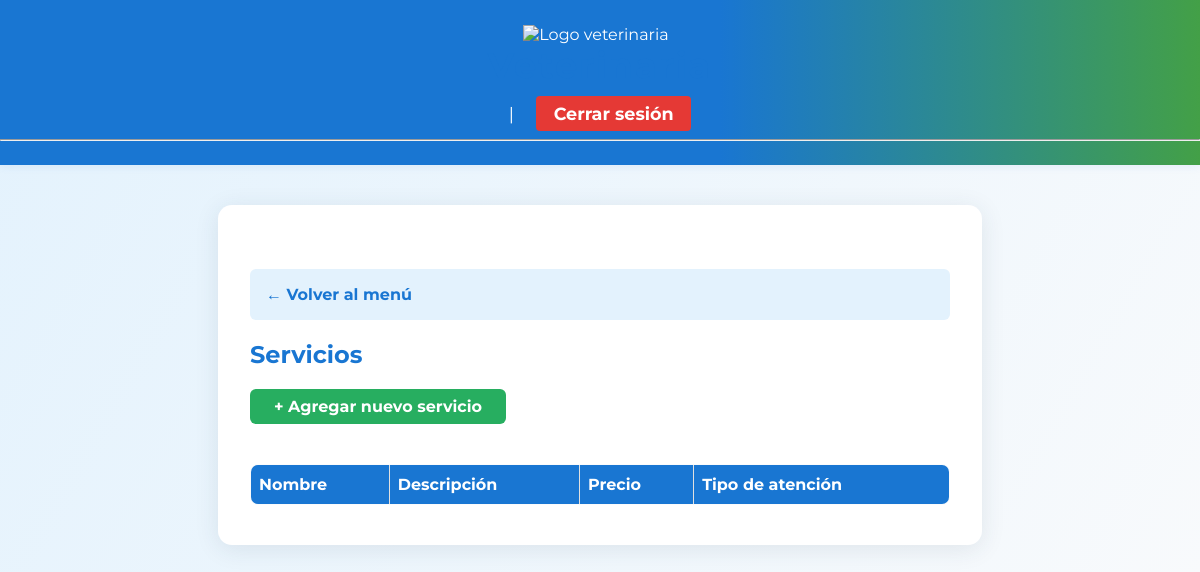
/manage_services (signed in), run on an earlier commit of the app's database.
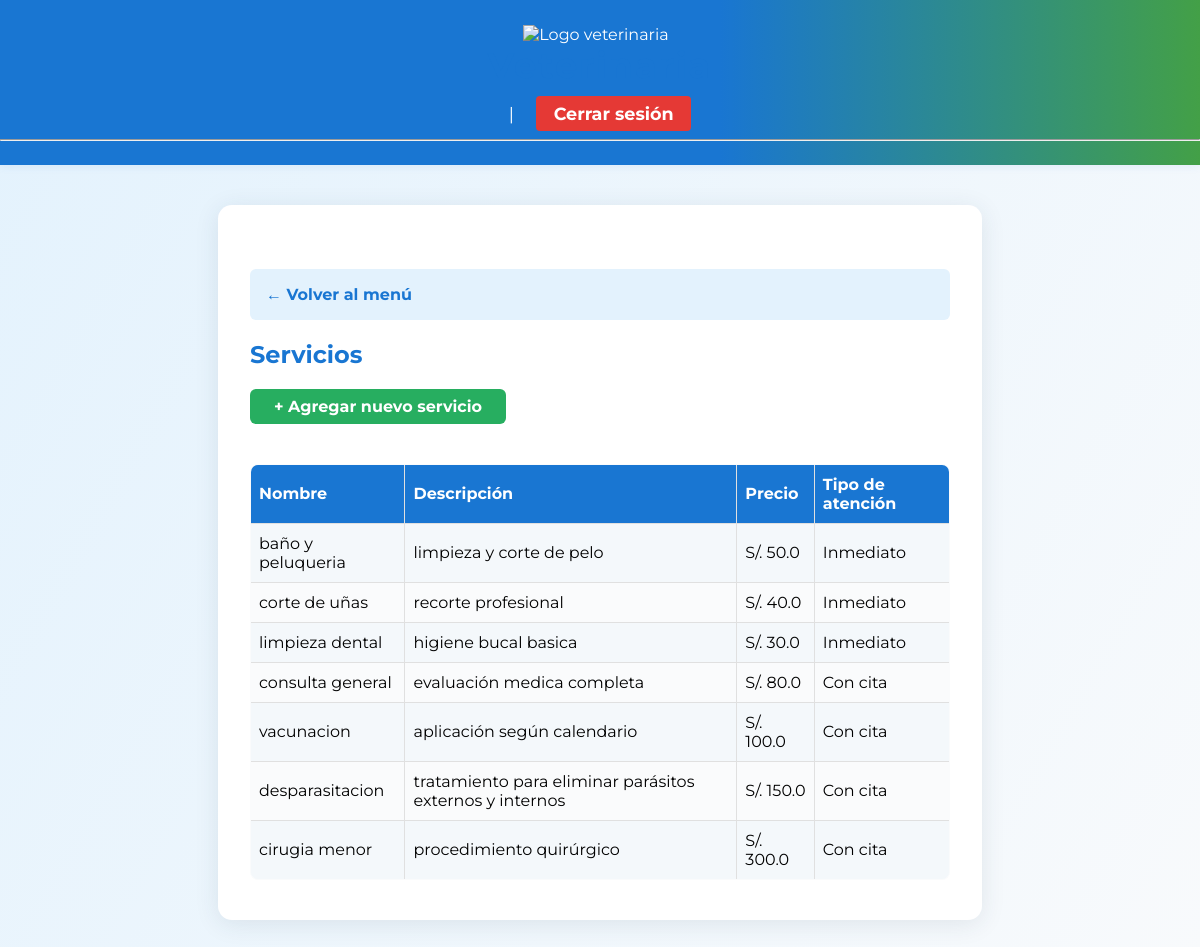
And on a later commit of the database.
### app/models.py (models this page shows)
class Service(db.Model):
    id = db.Column(db.Integer, primary_key=True)
    name = db.Column(db.String(100), nullable=False)
    description = db.Column(db.String(255))
    price = db.Column(db.Float, nullable=False)
    attention_type = db.Column(db.String(20), nullable=False)  # 'inmediato' o 'cita'
    appointments = db.relationship('Appointment', backref='service', lazy=True)

### app/routes.py (the view)
@bp.route('/manage_services')
@login_required
def manage_services():
    if current_user.role != 'admin':
        flash('Acceso denegado.')
        return redirect(url_for('main.index'))
    services = Service.query.all()
    return render_template('manage_services.html', services=services, show_back_menu=True)

### app/models.py (called while the page is built)
@login_manager.user_loader
def load_user(user_id):
    return User.query.get(int(user_id))

### app/templates/manage_services.html (shortened to what this page needs)
{% extends "base.html" %}
{% block content %}
<h2>Servicios</h2>
<a href="{{ url_for('main.create_service') }}" style="display:inline-block; margin-bottom:1em; background:#27ae60; color:#fff; padding:0.5em 1.5em; border-radius:6px; text-decoration:none; font-weight:bold;">+ Agregar nuevo servicio</a>
<table border="1" cellpadding="5">
    <tr>
        <th>Nombre</th>
        <th>Descripción</th>
        <th>Precio</th>
        <th>Tipo de atención</th>
    </tr>
    {% for service in services %}
    <tr>
        <td>{{ service.name }}</td>
        <td>{{ service.description }}</td>
        <td>S/. {{ service.price }}</td>
        <td>{{ 'Inmediato' if service.attention_type == 'inmediato' else 'Con cita' }}</td>
    </tr>
    {% endfor %}
</table>
{% endblock %}

### app/templates/base.html (shortened to what this page needs)
<!DOCTYPE html>
<html lang="es">
<head>
</head>
<body>
    <header>
        <img src="https://cdn-icons-png.flaticon.com/512/616/616408.png" alt="Logo veterinaria">
        <h1>Veterinaria</h1>
        {% if current_user.is_authenticated %}
            <p>
                | <a href="{{ url_for('main.logout') }}" class="logout-btn">Cerrar sesión</a>
            </p>
        {% endif %}
        <hr>
    </header>
    <main>
        {% if current_user.is_authenticated and show_back_menu %}
            <nav>
                <a href="{% if current_user.role == 'admin' %}
                            {{ url_for('main.admin_dashboard') }}
                         {% elif current_user.role == 'receptionist' %}
                            {{ url_for('main.receptionist_dashboard') }}
                         {% elif current_user.role == 'vet' %}
                            {{ url_for('main.vet_dashboard') }}
                         {% endif %}" style="font-weight:bold;">
                    &#8592; Volver al menú
                </a>
            </nav>
        {% endif %}
        {% block content %}{% endblock %}
    </main>
</body>
</html>

### app/templates/base.html (style rules this page uses)
body { font-family: 'Montserrat', Arial, sans-serif; background: linear-gradient(120deg, #e3f2fd 0%, #f8fafc 100%); margin: 0; padding: 0; }
header { background: linear-gradient(90deg, #1976d2 60%, #43a047 100%); color: #fff; padding: 1.5em 0 1em 0; box-shadow: 0 2px 8px rgba(25, 118, 210, 0.08); text-align: center; }
header h1 { margin: 0; font-size: 2.2em; letter-spacing: 2px; }
header img { vertical-align: middle; width: 48px; margin-right: 0.5em; }
header p { margin: 0.5em 0 0 0; font-size: 1.1em; }
main { margin: 2.5em auto; padding: 2.5em 2em; background: #fff; max-width: 700px; border-radius: 14px; box-shadow: 0 4px 24px rgba(44, 62, 80, 0.10); }
h1, h2 { color: #1976d2; font-weight: 700; }
a { color: #1976d2; text-decoration: none; transition: color 0.2s; }
table { width: 100%; border-collapse: collapse; margin-top: 1.5em; background: #fafbfc; border-radius: 8px; overflow: hidden; }
th, td { border: 1px solid #e0e0e0; padding: 10px 8px; text-align: left; }
th { background: #1976d2; color: #fff; font-weight: 700; }
tr:nth-child(even) { background: #f4f8fb; }
.logout-btn { background: #e53935; color: #fff !important; padding: 0.4em 1em; border-radius: 4px; font-weight: bold; border: none; text-decoration: none; margin-left: 1em; transition: background 0.2s; display: inline-block; }
nav { margin: 1.5em 0 1em 0; padding: 1em; background: #e3f2fd; border-radius: 6px; }
nav a { margin-right: 1.2em; font-weight: 600; }

What changed in the data, as far as the page shows it:
added Service: name "baño y peluqueria", description "limpieza y corte de pelo", price "50.0", attention_type "Inmediato"
added Service: name "corte de uñas", description "recorte profesional", price "40.0", attention_type "Inmediato"
added Service: name "limpieza dental", description "higiene bucal basica", price "30.0", attention_type "Inmediato"
added Service: name "consulta general", description "evaluación medica completa", price "80.0", attention_type "Con cita"
added Service: name "vacunacion", description "aplicación según calendario", price "100.0", attention_type "Con cita"
added Service: name "desparasitacion", description "tratamiento para eliminar parásitos externos y internos", price "150.0", attention_type "Con cita"
added Service: name "cirugia menor", description "procedimiento quirúrgico", price "300.0", attention_type "Con cita"
